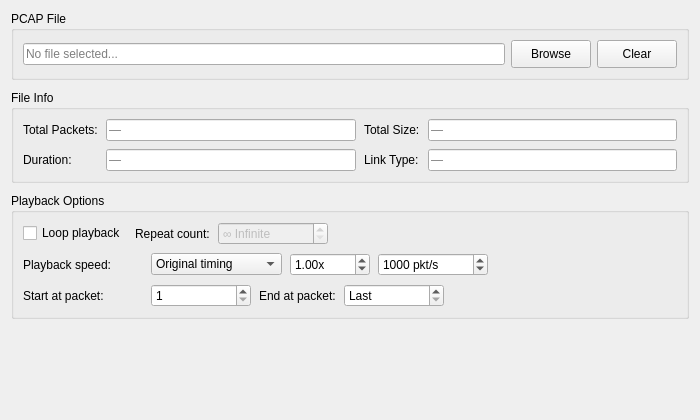
<?xml version="1.0" encoding="UTF-8"?>
<ui version="4.0">
 <class>GeneratorPlayer</class>
 <widget class="QWidget" name="GeneratorPlayer">
  <property name="geometry">
   <rect>
    <x>0</x>
    <y>0</y>
    <width>700</width>
    <height>420</height>
   </rect>
  </property>
  <property name="minimumSize">
   <size>
    <width>550</width>
    <height>350</height>
   </size>
  </property>
  <property name="windowTitle">
   <string>PCAP Player</string>
  </property>
  <layout class="QVBoxLayout" name="mainLayout">
   <property name="spacing">
    <number>10</number>
   </property>
   <item>
    <widget class="QGroupBox" name="fileGroup">
     <property name="title">
      <string>PCAP File</string>
     </property>
     <layout class="QHBoxLayout" name="fileLayout">
      <item>
       <widget class="QLineEdit" name="filePathEdit">
        <property name="readOnly">
         <bool>true</bool>
        </property>
        <property name="placeholderText">
         <string>No file selected...</string>
        </property>
       </widget>
      </item>
      <item>
       <widget class="QPushButton" name="browseBtn">
        <property name="minimumSize">
         <size>
          <width>80</width>
          <height>28</height>
         </size>
        </property>
        <property name="text">
         <string>Browse</string>
        </property>
       </widget>
      </item>
      <item>
       <widget class="QPushButton" name="clearFileBtn">
        <property name="minimumSize">
         <size>
          <width>60</width>
          <height>28</height>
         </size>
        </property>
        <property name="text">
         <string>Clear</string>
        </property>
       </widget>
      </item>
     </layout>
    </widget>
   </item>
   <item>
    <widget class="QGroupBox" name="fileInfoGroup">
     <property name="title">
      <string>File Info</string>
     </property>
     <layout class="QGridLayout" name="fileInfoGrid">
      <property name="spacing">
       <number>8</number>
      </property>
      <item row="0" column="0">
       <widget class="QLabel" name="labelTotalPackets">
        <property name="text">
         <string>Total Packets:</string>
        </property>
       </widget>
      </item>
      <item row="0" column="1">
       <widget class="QLineEdit" name="infoTotalPackets">
        <property name="readOnly">
         <bool>true</bool>
        </property>
        <property name="placeholderText">
         <string>—</string>
        </property>
       </widget>
      </item>
      <item row="0" column="2">
       <widget class="QLabel" name="labelTotalSize">
        <property name="text">
         <string>Total Size:</string>
        </property>
       </widget>
      </item>
      <item row="0" column="3">
       <widget class="QLineEdit" name="infoTotalSize">
        <property name="readOnly">
         <bool>true</bool>
        </property>
        <property name="placeholderText">
         <string>—</string>
        </property>
       </widget>
      </item>
      <item row="1" column="0">
       <widget class="QLabel" name="labelDuration">
        <property name="text">
         <string>Duration:</string>
        </property>
       </widget>
      </item>
      <item row="1" column="1">
       <widget class="QLineEdit" name="infoDuration">
        <property name="readOnly">
         <bool>true</bool>
        </property>
        <property name="placeholderText">
         <string>—</string>
        </property>
       </widget>
      </item>
      <item row="1" column="2">
       <widget class="QLabel" name="labelLinkType">
        <property name="text">
         <string>Link Type:</string>
        </property>
       </widget>
      </item>
      <item row="1" column="3">
       <widget class="QLineEdit" name="infoLinkType">
        <property name="readOnly">
         <bool>true</bool>
        </property>
        <property name="placeholderText">
         <string>—</string>
        </property>
       </widget>
      </item>
     </layout>
    </widget>
   </item>
   <item>
    <widget class="QGroupBox" name="playbackGroup">
     <property name="title">
      <string>Playback Options</string>
     </property>
     <layout class="QVBoxLayout" name="playbackLayout">
      <property name="spacing">
       <number>8</number>
      </property>
      <item>
       <layout class="QHBoxLayout">
        <item>
         <widget class="QCheckBox" name="loopCheck">
          <property name="text">
           <string>Loop playback</string>
          </property>
         </widget>
        </item>
        <item>
         <widget class="QLabel" name="loopCountLabel">
          <property name="text">
           <string>Repeat count:</string>
          </property>
         </widget>
        </item>
        <item>
         <widget class="QSpinBox" name="loopCountSpin">
          <property name="enabled">
           <bool>false</bool>
          </property>
          <property name="minimumSize">
           <size>
            <width>110</width>
            <height>0</height>
           </size>
          </property>
          <property name="specialValueText">
           <string>∞ Infinite</string>
          </property>
          <property name="minimum">
           <number>1</number>
          </property>
          <property name="maximum">
           <number>999999</number>
          </property>
          <property name="value">
           <number>1</number>
          </property>
         </widget>
        </item>
        <item>
         <spacer>
          <property name="orientation">
           <enum>Qt::Horizontal</enum>
          </property>
          <property name="sizeHint" stdset="0">
           <size>
            <width>0</width>
            <height>0</height>
           </size>
          </property>
         </spacer>
        </item>
       </layout>
      </item>
      <item>
       <layout class="QHBoxLayout">
        <item>
         <widget class="QLabel" name="speedLabel">
          <property name="minimumSize">
           <size>
            <width>120</width>
            <height>0</height>
           </size>
          </property>
          <property name="text">
           <string>Playback speed:</string>
          </property>
         </widget>
        </item>
        <item>
         <widget class="QComboBox" name="speedModeCombo">
          <item>
           <property name="text">
            <string>Original timing</string>
           </property>
          </item>
          <item>
           <property name="text">
            <string>Speed multiplier</string>
           </property>
          </item>
          <item>
           <property name="text">
            <string>Fixed rate (pkt/s)</string>
           </property>
          </item>
          <item>
           <property name="text">
            <string>As fast as possible</string>
           </property>
          </item>
         </widget>
        </item>
        <item>
         <widget class="QDoubleSpinBox" name="speedMultSpin">
          <property name="minimumSize">
           <size>
            <width>80</width>
            <height>0</height>
           </size>
          </property>
          <property name="visible">
           <bool>false</bool>
          </property>
          <property name="suffix">
           <string>x</string>
          </property>
          <property name="minimum">
           <double>0.010000000000000</double>
          </property>
          <property name="maximum">
           <double>100.000000000000000</double>
          </property>
          <property name="singleStep">
           <double>0.100000000000000</double>
          </property>
          <property name="value">
           <double>1.000000000000000</double>
          </property>
         </widget>
        </item>
        <item>
         <widget class="QSpinBox" name="fixedRateSpin">
          <property name="minimumSize">
           <size>
            <width>110</width>
            <height>0</height>
           </size>
          </property>
          <property name="visible">
           <bool>false</bool>
          </property>
          <property name="suffix">
           <string> pkt/s</string>
          </property>
          <property name="minimum">
           <number>1</number>
          </property>
          <property name="maximum">
           <number>10000000</number>
          </property>
          <property name="value">
           <number>1000</number>
          </property>
         </widget>
        </item>
        <item>
         <spacer>
          <property name="orientation">
           <enum>Qt::Horizontal</enum>
          </property>
          <property name="sizeHint" stdset="0">
           <size>
            <width>0</width>
            <height>0</height>
           </size>
          </property>
         </spacer>
        </item>
       </layout>
      </item>
      <item>
       <layout class="QHBoxLayout">
        <item>
         <widget class="QLabel" name="startOffsetLabel">
          <property name="minimumSize">
           <size>
            <width>120</width>
            <height>0</height>
           </size>
          </property>
          <property name="text">
           <string>Start at packet:</string>
          </property>
         </widget>
        </item>
        <item>
         <widget class="QSpinBox" name="startOffsetSpin">
          <property name="minimumSize">
           <size>
            <width>100</width>
            <height>0</height>
           </size>
          </property>
          <property name="minimum">
           <number>1</number>
          </property>
          <property name="maximum">
           <number>2147483647</number>
          </property>
          <property name="value">
           <number>1</number>
          </property>
         </widget>
        </item>
        <item>
         <widget class="QLabel" name="endOffsetLabel">
          <property name="text">
           <string>End at packet:</string>
          </property>
         </widget>
        </item>
        <item>
         <widget class="QSpinBox" name="endOffsetSpin">
          <property name="minimumSize">
           <size>
            <width>100</width>
            <height>0</height>
           </size>
          </property>
          <property name="specialValueText">
           <string>Last</string>
          </property>
          <property name="minimum">
           <number>0</number>
          </property>
          <property name="maximum">
           <number>2147483647</number>
          </property>
          <property name="value">
           <number>0</number>
          </property>
         </widget>
        </item>
        <item>
         <spacer>
          <property name="orientation">
           <enum>Qt::Horizontal</enum>
          </property>
          <property name="sizeHint" stdset="0">
           <size>
            <width>0</width>
            <height>0</height>
           </size>
          </property>
         </spacer>
        </item>
       </layout>
      </item>
     </layout>
    </widget>
   </item>
   <item>
    <spacer>
     <property name="orientation">
      <enum>Qt::Vertical</enum>
     </property>
     <property name="sizeHint" stdset="0">
      <size>
       <width>0</width>
       <height>0</height>
      </size>
     </property>
    </spacer>
   </item>
  </layout>
 </widget>
 <resources/>
 <connections/>
</ui>
